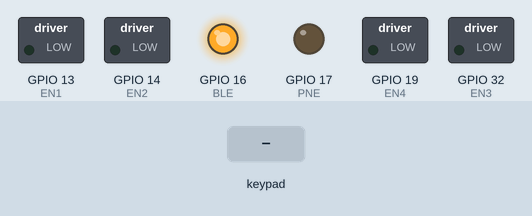
Simulated run of this sketch. Board: ESP32-S3. Shown: switched loads named in the sketch (green lamp = pin HIGH), output pins drawn as LEDs (lit = HIGH). The test bench sets the inputs (shaded band). What the sketch prints to the serial monitor is not drawn.

Above: at 1.2 s.
1.3 s: key 'U' pressed
At 1.5 s:
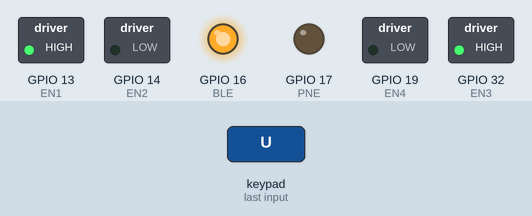
3.2 s: key 'D' pressed
At 3.4 s:
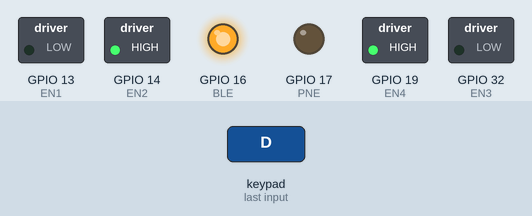
5.1 s: key 'L' pressed
At 5.3 s:
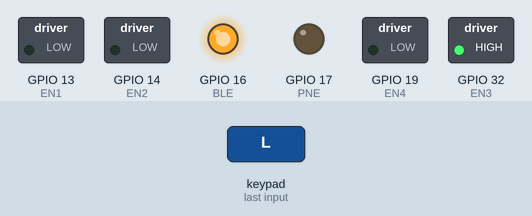
7.0 s: key 'R' pressed
At 7.2 s:
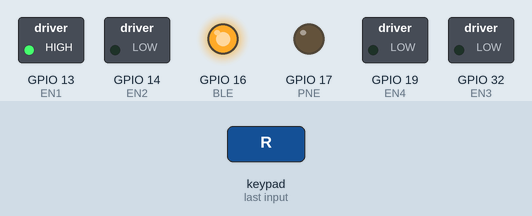
8.9 s: key 'O' pressed
At 9.1 s:
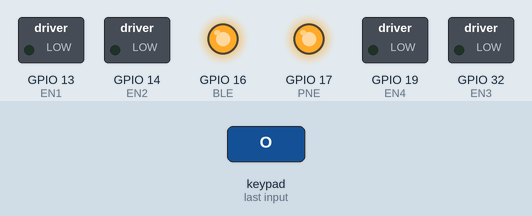
Timing chart, 0 to 11.8 s (numbered marks = the images above; inputs shaded):
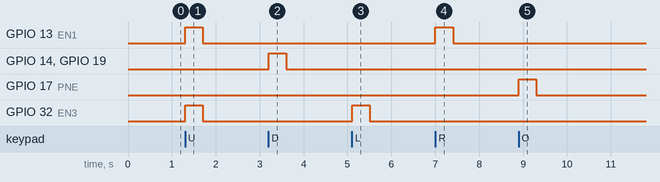

Measured:
- after the input at 1.3 s, GPIO 13 (EN1), GPIO 32 (EN3): LOW → HIGH at once, → LOW 0.40 s later
- after the input at 3.2 s, GPIO 14 (EN2), GPIO 19 (EN4): LOW → HIGH at once, → LOW 0.40 s later
- after the input at 5.1 s, GPIO 32 (EN3): LOW → HIGH at once, → LOW 0.40 s later
- after the input at 7.0 s, GPIO 13 (EN1): LOW → HIGH at once, → LOW 0.40 s later
- after the input at 8.9 s, GPIO 17 (PNE): LOW → HIGH at once, → LOW 0.40 s later

The sketch:

ScooperCode.ino
```cpp
#define CUSTOM_SETTINGS
#define INCLUDE_GAMEPAD_MODULE
#include <DabbleESP32.h>

// Code for helping change actual Dabble libraries to work on current ESP32 core
// #if ESP_IDF_VERSION >= ESP_IDF_VERSION_VAL(5, 1, 1)
//   ledcAttach(LED_BUILTIN, 5000, 8);
// #else
//   ledcSetup(0, 5000, 8);
//   ledcAttachPin(LED_BUILTIN, 0);
// #endif


// INITIALIZING VARIABLES
// ESP32-S3 Version (Fried)
// int EN1 = 37;     // MOTOR 1 CONNECTIONS
// int EN2 = 38;     // MOTOR 2 CONNECTIONS
// int EN3 = 36;     // MOTOR 3 CONNECTIONS
// int EN4 = 39;     // MOTOR 4 CONNECTIONS
// int PNE = 40;     // PNEUMATICS

// ESP32
// int EN1 = 4; // HBridge A1
// int EN2 = 16; // HBridge A2
// int EN3 = 17; // HBridge B1
// int EN4 = 5; // HBridge B2
// int PNE = 18; // Pneumatic
// int BLE = 19; // Bluetooth LED

// ESP32 Bare Chip
int EN1 = 13; // HBridge A1
int EN2 = 14; // HBridge A2
// int EN3 = 18; // HBridge B1
int EN3 = 32; // HBridge B1
int EN4 = 19; // HBridge B2
int PNE = 17; // Pneumatic
int BLE = 16; // Bluetooth LED


void setup() {
  // put your setup code here, to run once:
  Serial.begin(115200);      // make sure your Serial Monitor is also set at this baud rate.
  Dabble.begin("Scooper");       //set bluetooth name of your device

  Serial.println("ROBOT CAR..\n\n");
  pinMode(EN1, OUTPUT);  // MOTOR 1 AS OUTPUT
  pinMode(EN2, OUTPUT);  // MOTOR 2 AS OUTPUT
  pinMode(EN3, OUTPUT);  // MOTOR 3 AS OUTPUT
  pinMode(EN4, OUTPUT);  // MOTOR 4 AS OUTPUT
  pinMode(PNE, OUTPUT);  // Pneumatic AS OUTPUT
  pinMode(BLE, OUTPUT);  // Bluetooth
  digitalWrite(BLE, HIGH);


}

void loop() {
  Dabble.processInput();             //this function is used to refresh data obtained from smartphone.Hence calling this function is mandatory in order to get data properly from your mobile.
  Serial.print("KeyPressed: ");

  // Move up
  if (GamePad.isUpPressed())
  {
    Serial.print("Up");
    Serial.println(" ROBOT CAR MOVING FORWARD...");
    // digitalWrite(EN1, HIGH);
    // delay(200);
    // digitalWrite(EN1, LOW);
    digitalWrite(EN1, HIGH); // AIN1 = 1
    digitalWrite(EN3, HIGH); // BIN1 = 1
    digitalWrite(EN2, LOW); // AIN2 = 0
    digitalWrite(EN4, LOW); // BIN2 = 0
    delay(200);
    digitalWrite(EN1, LOW);
    digitalWrite(EN3, LOW);

  }

  if (GamePad.isDownPressed())
  {
    Serial.print("Down");
    Serial.println(" ROBOT CAR MOVING BACKWARD...");
    // digitalWrite(EN2, HIGH);
    // delay(200);
    // digitalWrite(EN2, LOW);
    digitalWrite(EN1, LOW); // AIN1 = 0
    digitalWrite(EN3, LOW); // BIN1 = 0
    digitalWrite(EN2, HIGH); // AIN2 = 1
    digitalWrite(EN4, HIGH); // BIN2 = 1
    delay(200);
    digitalWrite(EN2, LOW);
    digitalWrite(EN4, LOW);

  }

  if (GamePad.isLeftPressed())
  {
    Serial.print("Left");
    Serial.println(" ROBOT CAR MOVING LEFT...");
    // digitalWrite(EN3, HIGH);
    // delay(200);
    // digitalWrite(EN3, LOW);

    // Turn on only right motor
    digitalWrite(EN1, LOW); // AIN1 = 0
    digitalWrite(EN2, LOW); // AIN2 = 0
    digitalWrite(EN3, HIGH); // BIN1 = 1
    digitalWrite(EN4, LOW); // BIN2 = 0
    delay(200);
    digitalWrite(EN3, LOW);

  }

  if (GamePad.isRightPressed())
  {
    Serial.print("Right");
    Serial.println(" ROBOT CAR MOVING RIGHT...");
    // digitalWrite(EN4, HIGH);
    // delay(200);
    // digitalWrite(EN4, LOW);
    digitalWrite(EN1, HIGH); // AIN1 = 1
    digitalWrite(EN2, LOW); // AIN2 = 0
    digitalWrite(EN3, LOW); // BIN1 = 0
    digitalWrite(EN4, LOW); // BIN2 = 0
    delay(200);
    digitalWrite(EN1, LOW);

  }

  if (GamePad.isTrianglePressed() || GamePad.isSquarePressed() || GamePad.isCirclePressed() || GamePad.isCrossPressed())
  {
    Serial.print("Four Button");
    Serial.println(" PNEUMATICS... ");
    digitalWrite(PNE, HIGH);
    delay(400);
    digitalWrite(PNE, LOW);
  }

}
```
